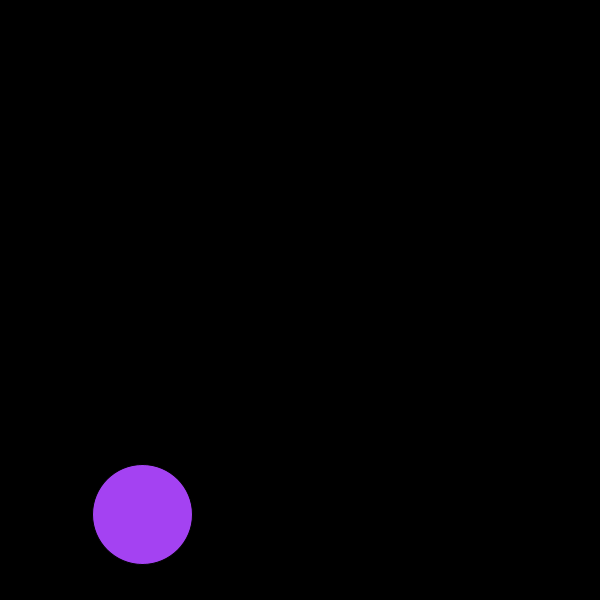
Frame 1 (no input)
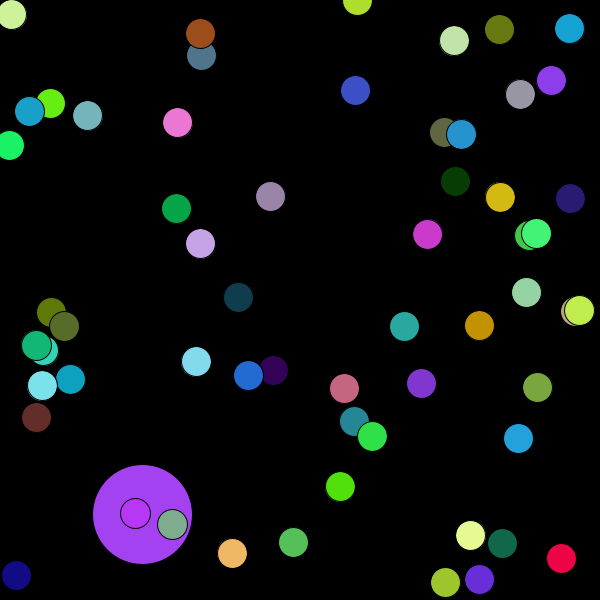
Frame 60 (the mouse pressed at the canvas centre just before this capture)
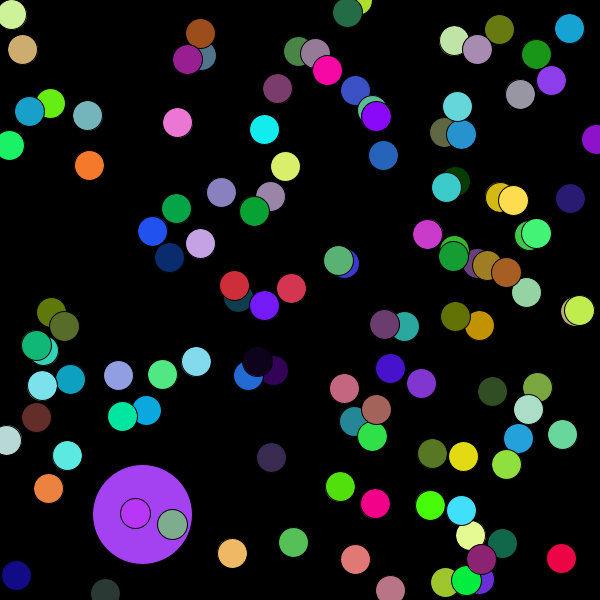
Frame 120 (the mouse held since frame 60 and released just before this capture)

The Processing sketch that drew these frames (run headless with seeded random() and noise(); from frame 60 on, the mouse is pressed at the canvas centre):

// Processing sketch: processing_91049
// ── processing_91049.pde

// sketch
int EW=100;
int EH=100;

float EY;
float EX;
float r;
float g;
float b;
float x;
float y;
float w;
float h;
boolean white=false;

void setup () {
  size(600, 600);

  if (white) {
    background(255);
  }
  else {
    background(0);
  }
}

void draw() {




  r=random(255);{
  g=random(255);
  b=random(255);
  x=random(600);
  y=random(600);
  }
  fill(r, g, b);
  ellipse(x, y, EW, EH);


  EW=EW+2;
  EH=EH+2;
  EW=(200);
  EH=(200);
  EW=constrain(20, 30, 40);
  EH=constrain(20, 30, 40);
}
void mousePressed() {
  if (white) {
    background(255);
  }
  else {
    background(0);
  }
  white=!white;
}

// left click = whiter
//right click=black
